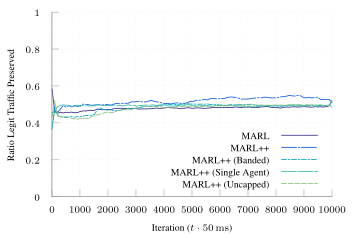

gnuplot code for this plot:
set terminal tikz standalone color size 9cm,6cm font '\scriptsize' preamble '\usepackage{microtype} \usepackage{times} \usepackage[T1]{fontenc} \usepackage{siunitx}\sisetup{detect-all}'
set output "udp-m-8.tex"

load "parula.pal"

set style line 102 lc rgb '#a0a0a0' lt 1 lw 1
set border ls 102
set colorbox border 102
set key textcolor rgb "black"
set tics textcolor rgb "black"
set label textcolor rgb "black"

set border 3
set grid x y
set xtics nomirror
set ytics nomirror

#set key autotitle columnhead
set datafile separator ","

set xlabel "Iteration ($t \\cdot{} \\SI{50}{\\milli\\second}$)"
set ylabel "Ratio Legit Traffic Preserved"

set yrange [0.0:1.0]
set key inside bottom right

plot '../results/online-8-avg.csv' u 1:3 w lines smooth sbezier title "MARL" dt 1, \
     '../results/m-udp-natural-8' u 1:3 w lines smooth sbezier title "MARL++" dt (18,2,2,2), \
     '../results/m-udp-banded-8' u 1:3 w lines smooth sbezier title "MARL++ (Banded)" ls 4  dt (6,2,2,2), \
     '../results/m-udp-single-8' u 1:3 w lines smooth sbezier title "MARL++ (Single Agent)" ls 5 dt (18,2), \
     '../results/m-udp-uncap-8' u 1:3 w lines smooth sbezier title "MARL++ (Uncapped)" ls 6 dt (6,2), \
